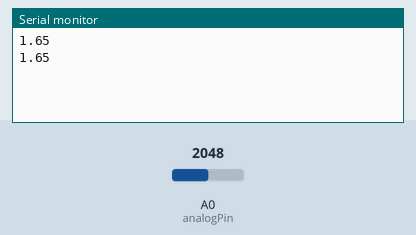
Recording of a sketch running on a simulated Particle Photon. Shown: the last lines printed to the serial monitor. Inputs (shaded band) come from the test bench; at power-on: A0 (analogPin) = 2048.

Above: at 1.8 s.
1.9 s: A0 (analogPin) set to 2866
At 2.4 s:
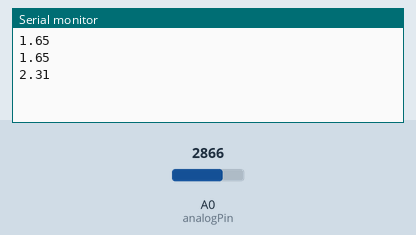
3.4 s: A0 (analogPin) set to 3603
At 4.8 s:
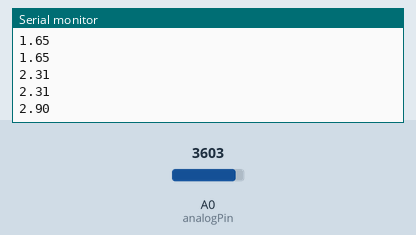
Timing chart, 0 to 6.4 s (numbered marks = the images above; inputs shaded):
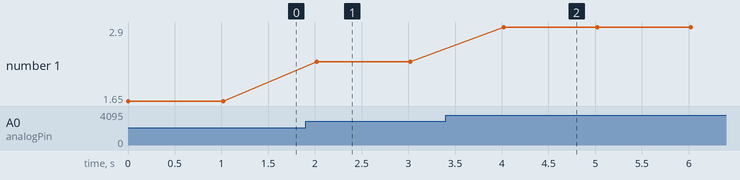

The sketch:

photon-publish.ino
```cpp
int reading = 0;
double volts = 0.0;
int analogPin = A0;

boolean bright = false;

void setup() {
    Serial.begin(9600);
    Particle.variable("analog", &reading, INT);
    Particle.variable("volts", &volts, DOUBLE);
}

void loop() {
  reading = analogRead(analogPin);
  volts = reading * 3.3 / 4096.0;
  Serial.println(volts);
  if (volts > 1.5 && bright == false) {
      Particle.publish("bright");
      bright = true;
  }
  if (volts <= 1.5 && bright == true) {
      Particle.publish("dim");
      bright = false;
  }
    delay(1000);
}
```

Measured:
- after the input at 1.9 s, the serial monitor: prints a new line after 0.12 s (image 1)
- after the input at 3.4 s, the serial monitor: prints a new line after 0.62 s (image 2)
- plotted number 1: 1.65 → 2.31 after the input at 1.9 s, 2.31 → 2.9 after the input at 3.4 s
